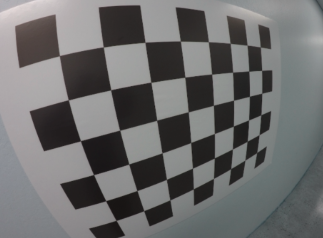
#> input picture Notes/Computer Vision Basics/chessboard.jpg, 323 x 238 px
$ jupyter execute 'Camera Calibration w Chessboard.ipynb'
#> lines starting #> are read from the running program, lines starting #| are printed output that depends on the picture; after the words box and inside, x2 and y2 are one past the last pixel; in counts of white or black regions, pixels touching at a corner belong together
## Distortion in Images

#### How to Measure Distortion
-> Use objects we know and have high gradients

CHESSBOARD!

1) Create a map that matches distorted image points to non-distorted image points

[cell 1]
import numpy as np
import cv2
import matplotlib.pyplot as plt
import glob

[cell 2]
file = 'chessboard.jpg'
img = cv2.imread(file)
#> img is the input picture: shape (238, 323, 3); mean B, G, R 108.9, 108.8, 108.6
plt.imshow(img)

[cell 3]
num_corners = (8, 6)

objpoints = []
imgpoints = []

objp = np.zeros((6*8, 3), np.float32)
objp[:,:2] = np.mgrid[0:8, 0:6].T.reshape(-1, 2)

gray = cv2.cvtColor(img, cv2.COLOR_RGB2GRAY)

ret, corners = cv2.findChessboardCorners(gray, num_corners, None)
#> ret = True; corners = 48 rows, first 8: [59.36, 55.83], [103.1, 46.84], [145.1, 42.11], [180.1, 40.76], [208.3, 41.78], [230, 43.01], [247.1, 45.11], [260.3, 47.09]

if ret == True:
    imgpoints.append(corners)
    objpoints.append(objp)

    img = cv2.drawChessboardCorners(img, num_corners, corners, ret)
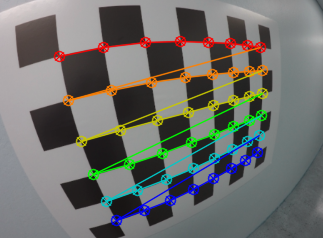
#> img: shape (238, 323, 3); 11.97% of pixels changed, all inside (x1, y1, x2, y2) = (53, 35, 269, 227)
    plt.imshow(img)

[cell 4]
ret, mtx, dist, rvecs, tvecs = cv2.calibrateCamera(objpoints, imgpoints, gray.shape[::-1], None, None)
#> ret = 0.212; mtx = [[146.3, 0, 162.5], [0, 145.9, 123.9], [0, 0, 1]]; dist = [[-0.26, 0.109, -0.00127, 0.002, -0.0307]]; rvecs = ([0.291, -0.396, -0.204],); tvecs = ([-2.24, -1.47, 2.54],)
dst = cv2.undistort(img, mtx, dist, None, mtx)
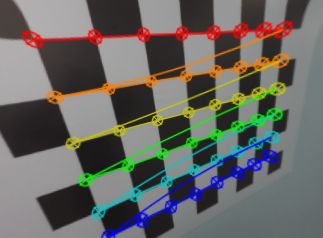
#> dst: shape (238, 323, 3); mean B, G, R 98.6, 103.6, 103.4

plt.imshow(dst)
